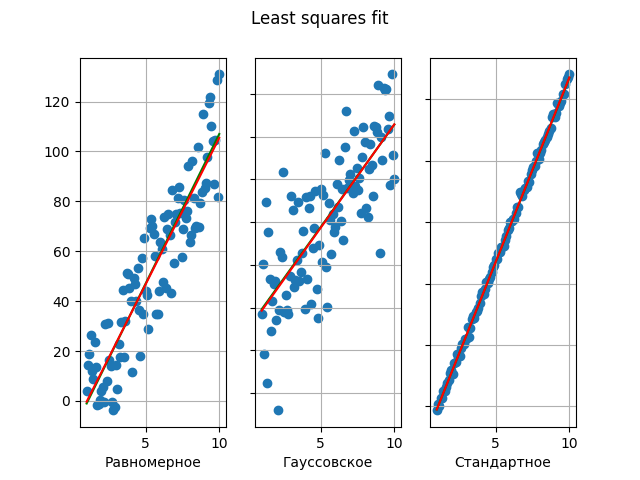

Write Python code to recreate this figure.
import numpy as np
import  matplotlib.pyplot as plt

A = 12
B = -13

def Func(x):
    return A * x + B

mu, sigma = 0, 25
Gaus = np.random.normal(mu, sigma, 100)
One = np.random.uniform(-25, 25, 100)
Stand = np.random.standard_normal(100)

X = np.linspace(1, 10, 100)
Y = [Func(x) for x in X]
Yone = np.zeros(100)
YoneL = np.zeros(100)
Ygaus = np.zeros(100)
YgausL = np.zeros(100)
Ystand = np.zeros(100)
YstandL = np.zeros(100)

fig, axs = plt.subplots(1, 3)
fig.suptitle('Least squares fit')

for i in range(100):
    F = Func(X[i])
    Yone[i] = F + One[i]
    Ygaus[i] = F + Gaus[i]
    Ystand[i] = F + Stand[i]

A, B = np.polyfit(X, Yone, 1)
YoneL = [A * x + B for x in X]

A, B = np.polyfit(X, Ygaus, 1)
YgausL = [A * x + B for x in X]

A, B = np.polyfit(X, Ystand, 1)
YstandL = [A * x + B for x in X]

axs.flat[0].set(xlabel='Равномерное')
axs[0].scatter(X, Yone)
axs[0].plot(X, Y, "g")
axs[0].plot(X, YoneL, "r")

axs.flat[1].set(xlabel='Гауссовское')
axs[1].scatter(X, Ygaus)
axs[1].plot(X, Y, "g")
axs[1].plot(X, YgausL, "r")

axs.flat[2].set(xlabel='Стандартное')
axs[2].scatter(X, Ystand)
axs[2].plot(X, Y, "g")
axs[2].plot(X, YstandL, "r")

for ax in axs.flat:
    ax.label_outer()

axs.flat[0].grid()
axs.flat[1].grid()
axs.flat[2].grid()
plt.show()
